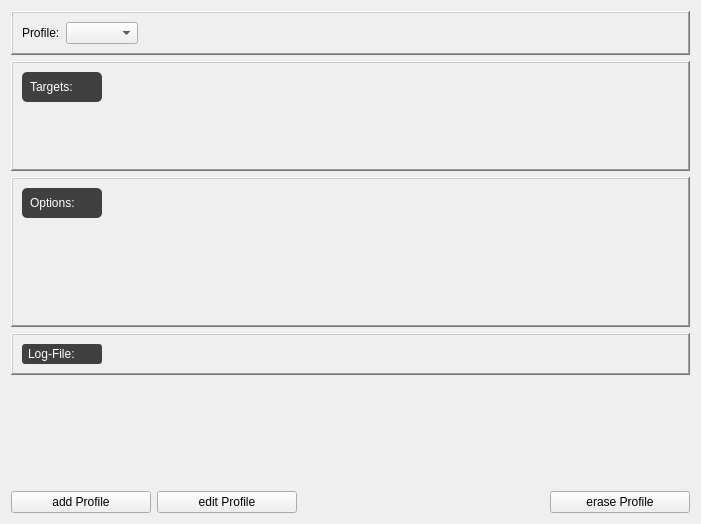
<?xml version="1.0" encoding="UTF-8"?>
<ui version="4.0">
 <class>ProfileManager</class>
 <widget class="QWidget" name="ProfileManager">
  <property name="geometry">
   <rect>
    <x>0</x>
    <y>0</y>
    <width>701</width>
    <height>524</height>
   </rect>
  </property>
  <property name="windowTitle">
   <string>Form</string>
  </property>
  <layout class="QGridLayout" name="gridLayout_3">
   <item row="5" column="1">
    <spacer name="verticalSpacer_3">
     <property name="orientation">
      <enum>Qt::Vertical</enum>
     </property>
     <property name="sizeHint" stdset="0">
      <size>
       <width>20</width>
       <height>40</height>
      </size>
     </property>
    </spacer>
   </item>
   <item row="8" column="3" colspan="5">
    <spacer name="horizontalSpacer_2">
     <property name="orientation">
      <enum>Qt::Horizontal</enum>
     </property>
     <property name="sizeHint" stdset="0">
      <size>
       <width>40</width>
       <height>20</height>
      </size>
     </property>
    </spacer>
   </item>
   <item row="3" column="1" colspan="8">
    <widget class="QFrame" name="scanningOptionsFrame">
     <property name="minimumSize">
      <size>
       <width>0</width>
       <height>0</height>
      </size>
     </property>
     <property name="frameShape">
      <enum>QFrame::WinPanel</enum>
     </property>
     <property name="frameShadow">
      <enum>QFrame::Raised</enum>
     </property>
     <layout class="QGridLayout" name="gridLayout">
      <item row="0" column="1" rowspan="2">
       <widget class="QScrollArea" name="scrollArea">
        <property name="frameShape">
         <enum>QFrame::NoFrame</enum>
        </property>
        <property name="widgetResizable">
         <bool>true</bool>
        </property>
        <widget class="QWidget" name="scrollAreaWidgetContents">
         <property name="geometry">
          <rect>
           <x>0</x>
           <y>0</y>
           <width>575</width>
           <height>139</height>
          </rect>
         </property>
         <layout class="QVBoxLayout" name="verticalLayout">
          <item>
           <widget class="QLabel" name="optionsListLabel">
            <property name="sizePolicy">
             <sizepolicy hsizetype="MinimumExpanding" vsizetype="Preferred">
              <horstretch>0</horstretch>
              <verstretch>0</verstretch>
             </sizepolicy>
            </property>
            <property name="frameShape">
             <enum>QFrame::NoFrame</enum>
            </property>
            <property name="frameShadow">
             <enum>QFrame::Sunken</enum>
            </property>
            <property name="text">
             <string/>
            </property>
            <property name="alignment">
             <set>Qt::AlignLeading|Qt::AlignLeft|Qt::AlignTop</set>
            </property>
           </widget>
          </item>
         </layout>
        </widget>
       </widget>
      </item>
      <item row="0" column="0">
       <widget class="QLabel" name="optionsLabel">
        <property name="sizePolicy">
         <sizepolicy hsizetype="Minimum" vsizetype="Preferred">
          <horstretch>0</horstretch>
          <verstretch>0</verstretch>
         </sizepolicy>
        </property>
        <property name="minimumSize">
         <size>
          <width>80</width>
          <height>0</height>
         </size>
        </property>
        <property name="maximumSize">
         <size>
          <width>100</width>
          <height>16777215</height>
         </size>
        </property>
        <property name="styleSheet">
         <string notr="true">background:#404040;color:white;padding:5px;border-radius:5px;</string>
        </property>
        <property name="text">
         <string>Options:</string>
        </property>
        <property name="alignment">
         <set>Qt::AlignLeading|Qt::AlignLeft|Qt::AlignTop</set>
        </property>
       </widget>
      </item>
      <item row="1" column="0">
       <spacer name="verticalSpacer">
        <property name="orientation">
         <enum>Qt::Vertical</enum>
        </property>
        <property name="sizeHint" stdset="0">
         <size>
          <width>20</width>
          <height>98</height>
         </size>
        </property>
       </spacer>
      </item>
     </layout>
    </widget>
   </item>
   <item row="4" column="1" colspan="8">
    <widget class="QFrame" name="logFileFrame">
     <property name="frameShape">
      <enum>QFrame::WinPanel</enum>
     </property>
     <property name="frameShadow">
      <enum>QFrame::Raised</enum>
     </property>
     <layout class="QGridLayout" name="gridLayout_4">
      <item row="0" column="1">
       <widget class="QLabel" name="filenameTextLabel">
        <property name="sizePolicy">
         <sizepolicy hsizetype="MinimumExpanding" vsizetype="Preferred">
          <horstretch>0</horstretch>
          <verstretch>0</verstretch>
         </sizepolicy>
        </property>
        <property name="frameShape">
         <enum>QFrame::NoFrame</enum>
        </property>
        <property name="frameShadow">
         <enum>QFrame::Sunken</enum>
        </property>
        <property name="text">
         <string/>
        </property>
       </widget>
      </item>
      <item row="0" column="0">
       <widget class="QLabel" name="filenameLabel">
        <property name="sizePolicy">
         <sizepolicy hsizetype="Minimum" vsizetype="Preferred">
          <horstretch>0</horstretch>
          <verstretch>0</verstretch>
         </sizepolicy>
        </property>
        <property name="minimumSize">
         <size>
          <width>80</width>
          <height>0</height>
         </size>
        </property>
        <property name="maximumSize">
         <size>
          <width>16777215</width>
          <height>16777215</height>
         </size>
        </property>
        <property name="styleSheet">
         <string notr="true">background:#404040;color:white;padding:3px;border-radius:3px;</string>
        </property>
        <property name="text">
         <string>Log-File:</string>
        </property>
       </widget>
      </item>
     </layout>
    </widget>
   </item>
   <item row="8" column="8">
    <widget class="QPushButton" name="pushButton">
     <property name="minimumSize">
      <size>
       <width>140</width>
       <height>0</height>
      </size>
     </property>
     <property name="maximumSize">
      <size>
       <width>140</width>
       <height>16777215</height>
      </size>
     </property>
     <property name="text">
      <string>erase Profile</string>
     </property>
     <property name="icon">
      <iconset resource="../resources.qrc">
       <normaloff>:/icons/icons/delete_profile.png</normaloff>:/icons/icons/delete_profile.png</iconset>
     </property>
     <property name="iconSize">
      <size>
       <width>24</width>
       <height>24</height>
      </size>
     </property>
    </widget>
   </item>
   <item row="0" column="1" colspan="8">
    <widget class="QFrame" name="frame">
     <property name="frameShape">
      <enum>QFrame::WinPanel</enum>
     </property>
     <property name="frameShadow">
      <enum>QFrame::Raised</enum>
     </property>
     <layout class="QHBoxLayout" name="horizontalLayout">
      <item>
       <widget class="QLabel" name="profileLabel">
        <property name="text">
         <string>Profile:</string>
        </property>
       </widget>
      </item>
      <item>
       <widget class="QComboBox" name="profileComboBox">
        <property name="sizePolicy">
         <sizepolicy hsizetype="Minimum" vsizetype="Fixed">
          <horstretch>0</horstretch>
          <verstretch>0</verstretch>
         </sizepolicy>
        </property>
       </widget>
      </item>
      <item>
       <spacer name="horizontalSpacer">
        <property name="orientation">
         <enum>Qt::Horizontal</enum>
        </property>
        <property name="sizeHint" stdset="0">
         <size>
          <width>40</width>
          <height>20</height>
         </size>
        </property>
       </spacer>
      </item>
     </layout>
    </widget>
   </item>
   <item row="2" column="1" colspan="8">
    <widget class="QFrame" name="scanningTargetsFrame">
     <property name="minimumSize">
      <size>
       <width>0</width>
       <height>0</height>
      </size>
     </property>
     <property name="frameShape">
      <enum>QFrame::WinPanel</enum>
     </property>
     <property name="frameShadow">
      <enum>QFrame::Raised</enum>
     </property>
     <layout class="QGridLayout" name="gridLayout_2">
      <item row="0" column="0">
       <widget class="QLabel" name="targetsLabel">
        <property name="sizePolicy">
         <sizepolicy hsizetype="Minimum" vsizetype="Preferred">
          <horstretch>0</horstretch>
          <verstretch>0</verstretch>
         </sizepolicy>
        </property>
        <property name="minimumSize">
         <size>
          <width>80</width>
          <height>0</height>
         </size>
        </property>
        <property name="maximumSize">
         <size>
          <width>100</width>
          <height>16777215</height>
         </size>
        </property>
        <property name="styleSheet">
         <string notr="true">background:#404040;color:white;padding:5px;border-radius:5px;</string>
        </property>
        <property name="text">
         <string>Targets:</string>
        </property>
        <property name="alignment">
         <set>Qt::AlignLeading|Qt::AlignLeft|Qt::AlignTop</set>
        </property>
       </widget>
      </item>
      <item row="0" column="1" rowspan="2">
       <widget class="QScrollArea" name="scrollArea_2">
        <property name="frameShape">
         <enum>QFrame::NoFrame</enum>
        </property>
        <property name="widgetResizable">
         <bool>true</bool>
        </property>
        <widget class="QWidget" name="scrollAreaWidgetContents_2">
         <property name="geometry">
          <rect>
           <x>0</x>
           <y>0</y>
           <width>575</width>
           <height>79</height>
          </rect>
         </property>
         <layout class="QVBoxLayout" name="verticalLayout_2">
          <item>
           <widget class="QLabel" name="targetsListLabel">
            <property name="sizePolicy">
             <sizepolicy hsizetype="MinimumExpanding" vsizetype="Preferred">
              <horstretch>0</horstretch>
              <verstretch>0</verstretch>
             </sizepolicy>
            </property>
            <property name="frameShape">
             <enum>QFrame::NoFrame</enum>
            </property>
            <property name="frameShadow">
             <enum>QFrame::Sunken</enum>
            </property>
            <property name="text">
             <string/>
            </property>
            <property name="alignment">
             <set>Qt::AlignLeading|Qt::AlignLeft|Qt::AlignTop</set>
            </property>
           </widget>
          </item>
         </layout>
        </widget>
       </widget>
      </item>
      <item row="1" column="0">
       <spacer name="verticalSpacer_2">
        <property name="orientation">
         <enum>Qt::Vertical</enum>
        </property>
        <property name="sizeHint" stdset="0">
         <size>
          <width>20</width>
          <height>38</height>
         </size>
        </property>
       </spacer>
      </item>
     </layout>
    </widget>
   </item>
   <item row="8" column="2">
    <widget class="QPushButton" name="editProfileButton">
     <property name="minimumSize">
      <size>
       <width>140</width>
       <height>0</height>
      </size>
     </property>
     <property name="maximumSize">
      <size>
       <width>140</width>
       <height>16777215</height>
      </size>
     </property>
     <property name="text">
      <string>edit Profile</string>
     </property>
     <property name="icon">
      <iconset resource="../resources.qrc">
       <normaloff>:/icons/icons/edit_profile.png</normaloff>:/icons/icons/edit_profile.png</iconset>
     </property>
     <property name="iconSize">
      <size>
       <width>24</width>
       <height>24</height>
      </size>
     </property>
    </widget>
   </item>
   <item row="8" column="1">
    <widget class="QPushButton" name="addProfileButton">
     <property name="minimumSize">
      <size>
       <width>140</width>
       <height>0</height>
      </size>
     </property>
     <property name="maximumSize">
      <size>
       <width>140</width>
       <height>16777215</height>
      </size>
     </property>
     <property name="text">
      <string>add Profile</string>
     </property>
     <property name="icon">
      <iconset resource="../resources.qrc">
       <normaloff>:/icons/icons/add_profile.png</normaloff>:/icons/icons/add_profile.png</iconset>
     </property>
     <property name="iconSize">
      <size>
       <width>24</width>
       <height>24</height>
      </size>
     </property>
    </widget>
   </item>
  </layout>
 </widget>
 <resources>
  <include location="../resources.qrc"/>
 </resources>
 <connections>
  <connection>
   <sender>profileComboBox</sender>
   <signal>activated(int)</signal>
   <receiver>ProfileManager</receiver>
   <slot>slot_readProfileSettings()</slot>
   <hints>
    <hint type="sourcelabel">
     <x>110</x>
     <y>16</y>
    </hint>
    <hint type="destinationlabel">
     <x>140</x>
     <y>12</y>
    </hint>
   </hints>
  </connection>
  <connection>
   <sender>pushButton</sender>
   <signal>clicked()</signal>
   <receiver>ProfileManager</receiver>
   <slot>slot_eraseProfileButtonClicked()</slot>
   <hints>
    <hint type="sourcelabel">
     <x>175</x>
     <y>26</y>
    </hint>
    <hint type="destinationlabel">
     <x>248</x>
     <y>36</y>
    </hint>
   </hints>
  </connection>
  <connection>
   <sender>editProfileButton</sender>
   <signal>clicked()</signal>
   <receiver>ProfileManager</receiver>
   <slot>slot_editProfileButtonClicked()</slot>
   <hints>
    <hint type="sourcelabel">
     <x>521</x>
     <y>325</y>
    </hint>
    <hint type="destinationlabel">
     <x>483</x>
     <y>326</y>
    </hint>
   </hints>
  </connection>
  <connection>
   <sender>addProfileButton</sender>
   <signal>clicked()</signal>
   <receiver>ProfileManager</receiver>
   <slot>slot_addProfileButtonClicked()</slot>
   <hints>
    <hint type="sourcelabel">
     <x>655</x>
     <y>329</y>
    </hint>
    <hint type="destinationlabel">
     <x>695</x>
     <y>324</y>
    </hint>
   </hints>
  </connection>
 </connections>
 <slots>
  <slot>slot_readProfileSettings()</slot>
  <slot>slot_addProfileButtonClicked()</slot>
  <slot>slot_eraseProfileButtonClicked()</slot>
  <slot>slot_editProfileButtonClicked()</slot>
 </slots>
</ui>
